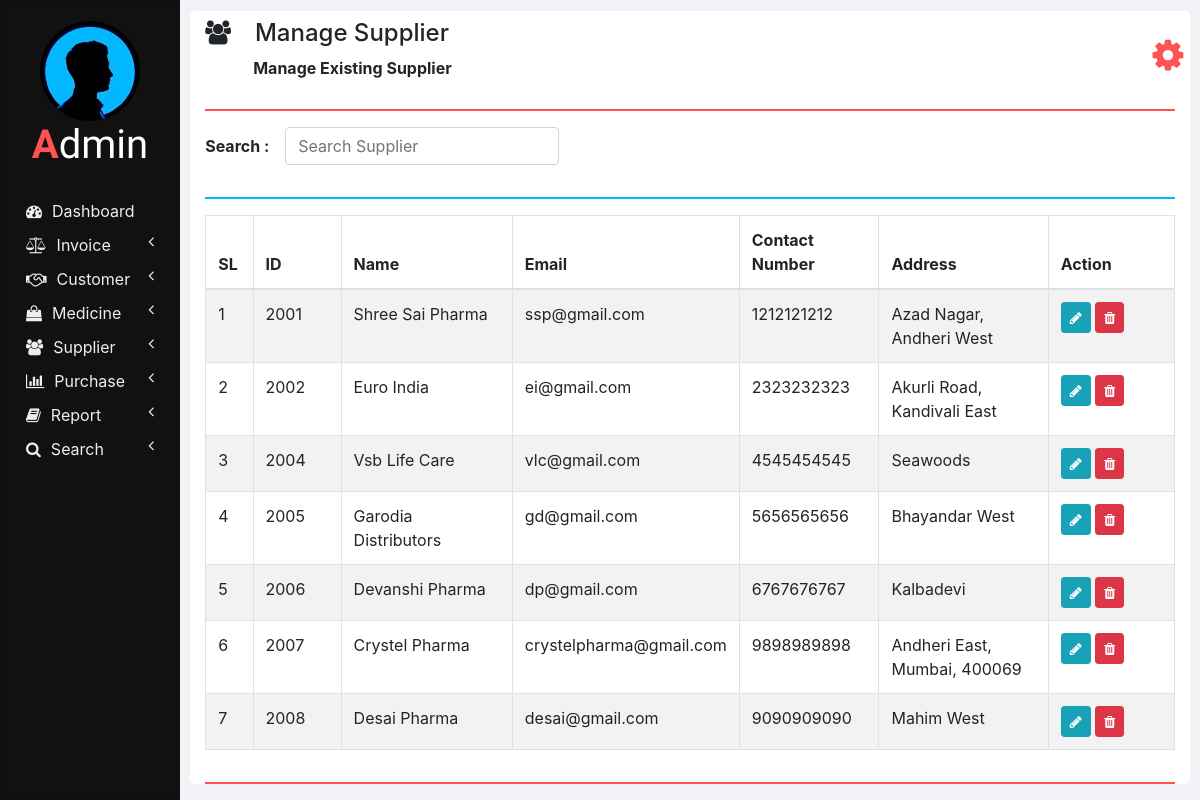
Page /manage_supplier.php on the committed database.
### tables this page shows
CREATE TABLE `suppliers` (
  `ID` int(11) NOT NULL,
  `NAME` varchar(100) NOT NULL,
  `EMAIL` varchar(100) NOT NULL,
  `CONTACT_NUMBER` varchar(10) NOT NULL,
  `ADDRESS` varchar(100) NOT NULL
);

### php/manage_supplier.php (the view, shortened to what this page needs)
<?php
  function showSuppliers($id) {
    require "db_connection.php";
    if($con) {
      $seq_no = 0;
      $query = "SELECT * FROM suppliers";
      $result = mysqli_query($con, $query);
      while($row = mysqli_fetch_array($result)) {
        $seq_no++;
        if($row['ID'] == $id)
          showEditOptionsRow($seq_no, $row);
        else
          showSupplierRow($seq_no, $row);
      }
    }
  }
  function showSupplierRow($seq_no, $row) {
    ?>
    <tr>
      <td><?php echo $seq_no; ?></td>
      <td><?php echo $row['ID'] ?></td>
      <td><?php echo $row['NAME']; ?></td>
      <td><?php echo $row['EMAIL']; ?></td>
      <td><?php echo $row['CONTACT_NUMBER']; ?></td>
      <td><?php echo $row['ADDRESS']; ?></td>
      <td>
        <button href="" class="btn btn-info btn-sm" onclick="editSupplier(<?php echo $row['ID']; ?>);">
          <i class="fa fa-pencil"></i>
        </button>
        <button class="btn btn-danger btn-sm" onclick="deleteSupplier(<?php echo $row['ID']; ?>);">
          <i class="fa fa-trash"></i>
        </button>
      </td>
    </tr>
    <?php
  }
  ?>

### css/sidenav.css (style rules this page uses)
body { background-color: #f1f3f6; }
.sidenav { width: 15%; height: 100vh; background-color: #222222; position: fixed; z-index: 1; flex: 1 0 auto; }
.card { width: 100%; height: 100%; top: 0; border-radius: 0; background-color: #111111; }
.logo .logo-caption { font-family: 'Poiret One', cursive; color: #ffffff; text-align: center; margin-bottom: 25px; }
.logo .profile { margin-left: 50%; border-radius: 50%; transform: translate(-50%); }
.logo .tweak { color: #ff5252; font-weight: bold; }
.main-menu-item { padding: 5px 5px; cursor: pointer; }
.main-menu-item > a { color: #eeeeee; text-decoration: none; font-size: 16px; }
.main-menu-item > a > span { margin-left: 10px; }

### css/home.css (style rules this page uses)
html, body { height: 100vh; }

### rows in the picture
suppliers: seq_no "1", ID "2001", NAME "Shree Sai Pharma", EMAIL "ssp@gmail.com", CONTACT_NUMBER "1212121212", ADDRESS "Azad Nagar, Andheri West"
suppliers: seq_no "2", ID "2002", NAME "Euro India", EMAIL "ei@gmail.com", CONTACT_NUMBER "2323232323", ADDRESS "Akurli Road, Kandivali East"
suppliers: seq_no "3", ID "2004", NAME "Vsb Life Care", EMAIL "vlc@gmail.com", CONTACT_NUMBER "4545454545", ADDRESS "Seawoods"
suppliers: seq_no "4", ID "2005", NAME "Garodia Distributors", EMAIL "gd@gmail.com", CONTACT_NUMBER "5656565656", ADDRESS "Bhayandar West"
suppliers: seq_no "5", ID "2006", NAME "Devanshi Pharma", EMAIL "dp@gmail.com", CONTACT_NUMBER "6767676767", ADDRESS "Kalbadevi"
suppliers: seq_no "6", ID "2007", NAME "Crystel Pharma", EMAIL "crystelpharma@gmail.com", CONTACT_NUMBER "9898989898", ADDRESS "Andheri East, Mumbai, 400069"
suppliers: seq_no "7", ID "2008", NAME "Desai Pharma", EMAIL "desai@gmail.com", CONTACT_NUMBER "9090909090", ADDRESS "Mahim West"

### other values in the picture
$heading "Manage Supplier"
$sub_heading "Manage Existing Supplier"
